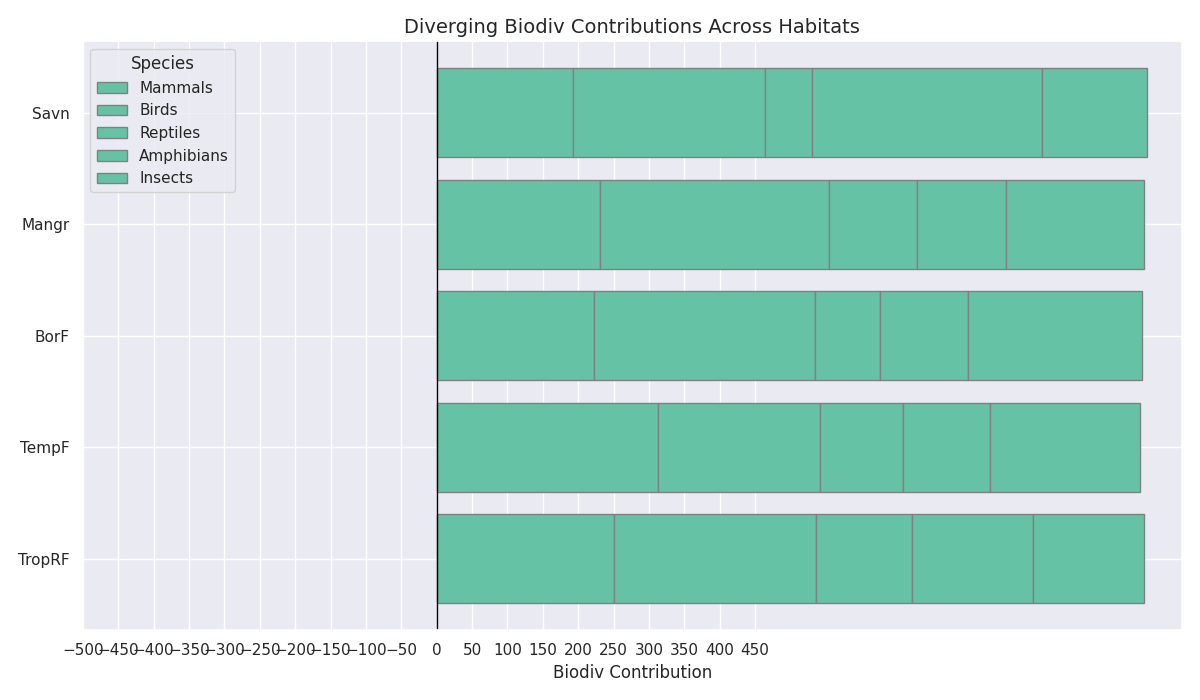

This figure's Python source:
import numpy as np
import matplotlib.pyplot as plt

habitats = ["TropRF", "TempF", "BorF", "Mangr", "Savn"]
years = np.arange(2030, 2040)

mammals = np.array([
    [24, 22, 21, 30, 28, 27, 26, 25, 24, 23],
    [28, 29, 35, 29, 32, 31, 30, 34, 33, 32],
    [21, 23, 20, 24, 21, 25, 20, 22, 24, 22],
    [24, 22, 21, 20, 25, 24, 25, 23, 24, 23],
    [19, 21, 17, 23, 20, 21, 18, 16, 22, 15]
])
birds = np.array([
    [30, 31, 27, 25, 28, 30, 26, 29, 28, 32],
    [27, 22, 21, 20, 23, 24, 26, 21, 25, 20],
    [34, 32, 29, 35, 31, 28, 30, 32, 29, 33],
    [31, 33, 31, 35, 31, 34, 34, 30, 32, 32],
    [27, 25, 29, 30, 25, 28, 26, 24, 28, 30]
])
reptiles = np.array([
    [17, 13, 10, 16, 14, 15, 15, 11, 12, 13],
    [11, 10, 14, 13, 10, 12, 15, 11, 11, 10],
    [9, 12, 5, 13, 8, 6, 10, 11, 7, 10],
    [12, 13, 10, 15, 12, 13, 14, 14, 11, 10],
    [5, 8, 6, 5, 5, 7, 9, 7, 6, 8]
])
amphibians = np.array([
    [17, 19, 15, 14, 16, 16, 19, 20, 18, 17],
    [13, 10, 13, 15, 14, 12, 11, 10, 14, 11],
    [13, 10, 12, 10, 15, 11, 13, 11, 16, 14],
    [12, 11, 16, 14, 12, 10, 15, 14, 13, 10],
    [34, 33, 31, 31, 32, 33, 30, 35, 34, 32]
])
insects = np.array([
    [15, 16, 17, 16, 15, 15, 16, 16, 15, 16],
    [21, 20, 23, 22, 21, 21, 22, 21, 20, 21],
    [20, 30, 24, 22, 28, 18, 29, 23, 27, 24],
    [19, 20, 20, 20, 19, 19, 19, 20, 19, 19],
    [19, 11, 16, 14, 9, 12, 18, 16, 20, 13]
])

species_data = [mammals, birds, reptiles, amphibians, insects]
species_names = ['Mammals', 'Birds', 'Reptiles', 'Amphibians', 'Insects']

# Applying a single color across all data groups
single_color = '#66c2a5'  # A chosen color

fig, ax = plt.subplots(figsize=(12, 7))

left_offset = np.zeros(len(habitats))

for i, species in enumerate(species_data):
    species_sum = species.sum(axis=1)
    ax.barh(habitats, species_sum, color=single_color, left=left_offset, edgecolor='grey', label=species_names[i])
    left_offset += species_sum

ax.axvline(0, color='black', lw=1)
ax.set_xticks(np.arange(-500, 500, 50))
ax.set_xlabel('Biodiv Contribution', fontsize=12)
ax.set_title("Diverging Biodiv Contributions Across Habitats", fontsize=14)
ax.legend(title='Species')

plt.tight_layout()
plt.show()
